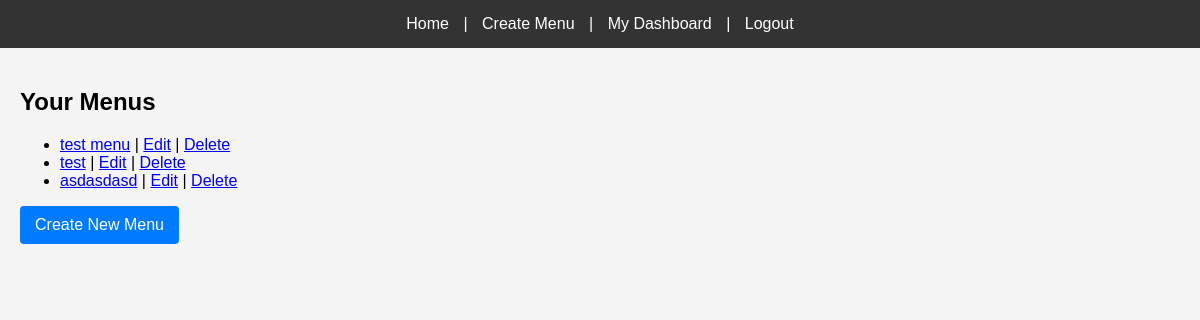
The page /dashboard (signed in) on the database its author committed.
### models.py (models this page shows)
class Menu(db.Model):
  id = db.Column(db.Integer, primary_key=True)
  title = db.Column(db.String(150), nullable=False)
  shareable_link = db.Column(db.String(200), unique=True, nullable=False)
  qr_code = db.Column(db.String(200), nullable=False)
  user_id = db.Column(db.Integer, db.ForeignKey('user.id'), nullable=False)
  categories = db.relationship('Category', backref='menu', lazy=True, cascade="all, delete-orphan", order_by="Category.order")

### app.py (the view)
@app.route('/dashboard')
@login_required
def dashboard():
  user_menus = current_user.menus
  return render_template('dashboard.html', menus=user_menus)

### app.py (called while the page is built)
@login_manager.user_loader
def load_user(user_id):
  return User.query.get(int(user_id))

### templates/dashboard.html (shortened to what this page needs)
{% extends "base.html" %}
{% block content %}
<h2>Your Menus</h2>
<ul>
    {% for menu in menus %}
        <li>
            <a href="{{ url_for('view_menu', link=menu.shareable_link) }}">{{ menu.title }}</a> |
            <a href="{{ url_for('edit_menu', link=menu.shareable_link) }}">Edit</a> |
            <a href="#" class="delete-menu" data-link="{{ menu.shareable_link }}">Delete</a>
        </li>
    {% else %}
        <li>You have not created any menus yet.</li>
    {% endfor %}
</ul>
<a href="{{ url_for('create_menu') }}" class="btn">Create New Menu</a>
{% endblock %}

### static/css/styles.css (style rules this page uses)
body { font-family: Arial, sans-serif; background-color: #f4f4f4; margin: 0; padding: 0; }
.btn { background-color: #28a745; color: #fff; padding: 10px 20px; border: none; cursor: pointer; text-decoration: none; display: inline-block; }
.btn { background-color: #007bff; color: white; padding: 10px 15px; border: none; border-radius: 4px; cursor: pointer; }

### rows shown on the page
Menu: title "test menu"
Menu: title "test"
Menu: title "asdasdasd"
